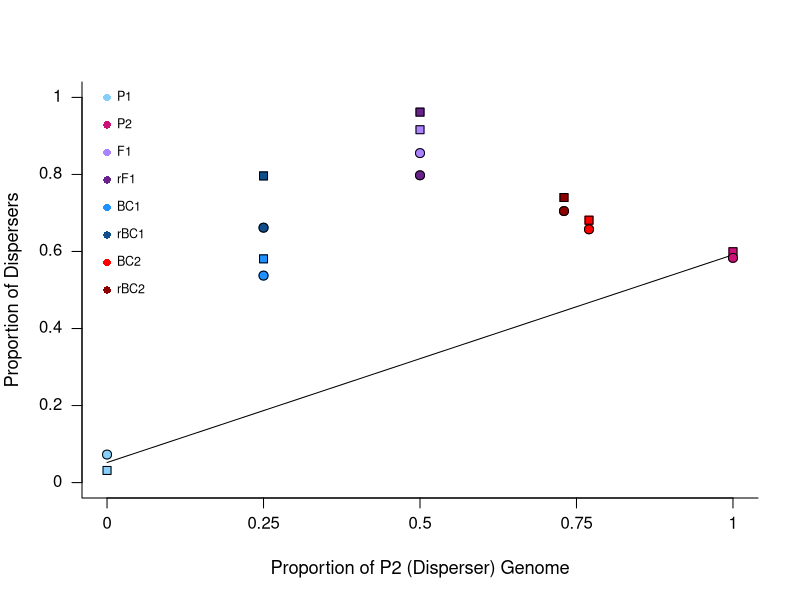

Here is the R script that generated this plot:
#Dispersal Proportion Among Lines
dat <- read.csv("../data/beetle.data.csv")

#Add column indicating proportion of the P2 genome
prop.P2 <- c(0,0,1,1,0.5,0.5,0.5,0.5,0.25,0.25,0.77,0.77,0.25,0.25,0.73,0.73)
dat <- cbind(dat,prop.P2)

#Add shape based on sex circles = female and squares = male
shapes <- as.numeric(as.factor(dat$sex))
rshapes <- c(21,22)[shapes]

#Add color based on generation
colors <- as.numeric(as.factor(dat$cross))
rcols <- c("dodgerblue","red","mediumpurple1","lightskyblue",
           "deeppink3","dodgerblue4","red4","darkorchid4")[colors]


#Plot
plot(x = dat$prop.P2, y = dat$mean, col = rcols,
     xlab = "Proportion of P2 (Disperser) Genome",
     ylab = "Proportion of Dispersers",
     xlim = c(0,1), ylim = c(0,1), pch = rshapes,
     cex = 1.2, cex.lab = 1.1, bty = "l", xaxt = "n", yaxt = "n")
segments(0, mean(dat$mean[1:2]),
         1, mean(dat$mean[3:4]))
points(x = dat$prop.P2, y = dat$mean, bg = rcols,
        pch = rshapes, cex = 1.2)

#Change X and Y axis
xtick<-seq(0, 1, by=0.25)
axis(side=1, at=xtick, labels = FALSE)
text(x=xtick,  par("usr")[3],
     labels = xtick, pos = 1, offset = 1, xpd = TRUE)
ytick<-seq(0, 1, by=0.2)
axis(side=2, at=ytick, labels = FALSE)
text(par("usr")[1], ytick,
     labels = ytick, pos = 2, offset = 1, xpd = TRUE)

#Create the ledgend
line <- c("P1", "P2", "F1", "rF1", "BC1", "rBC1", "BC2", "rBC2")
Cols <- c("lightskyblue", "deeppink3", "mediumpurple1", "darkorchid4",
          "dodgerblue", "dodgerblue4", "red", "red4")
ys <- seq(from=1, to=.5, length.out=8)
for(i in 1:8){
        points(x=0, y=ys[i], pch=16, col=Cols[i])
        text(x=0,y=ys[i], labels=line[i], pos=4,cex=.75)
}



#Export Size 4x4
